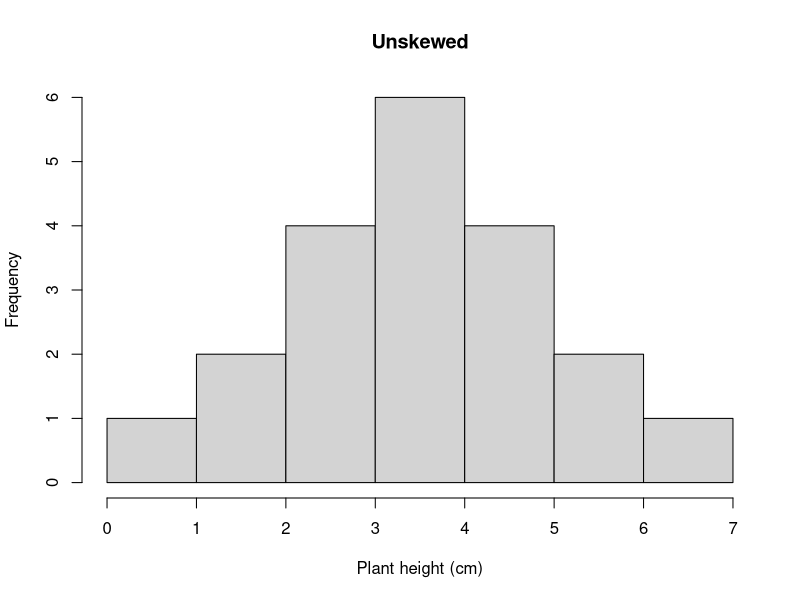
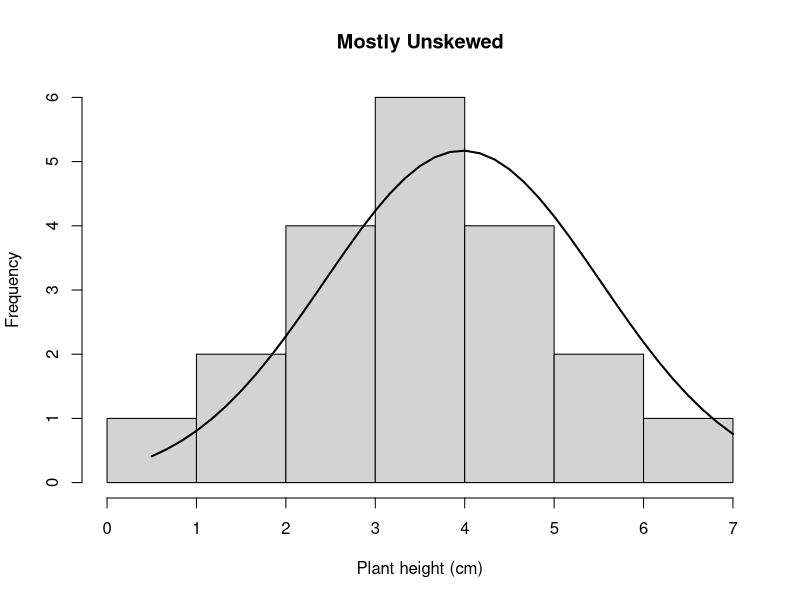
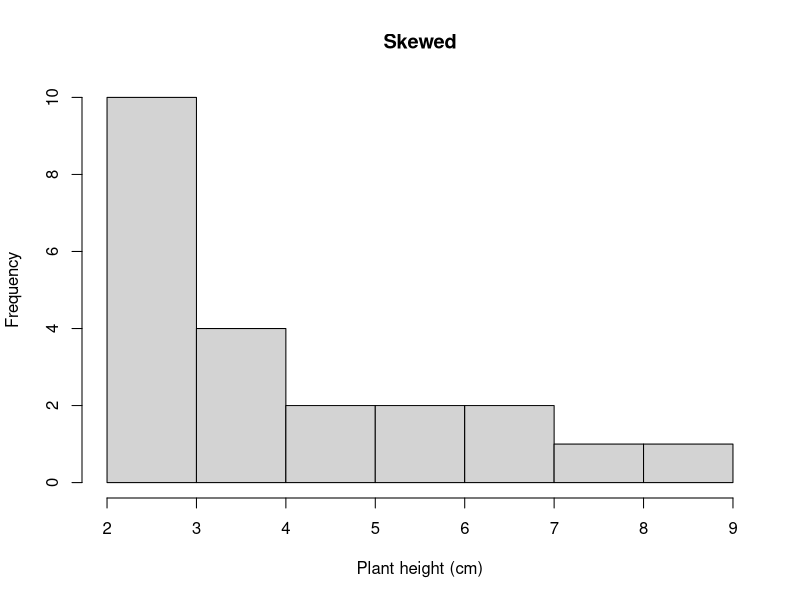
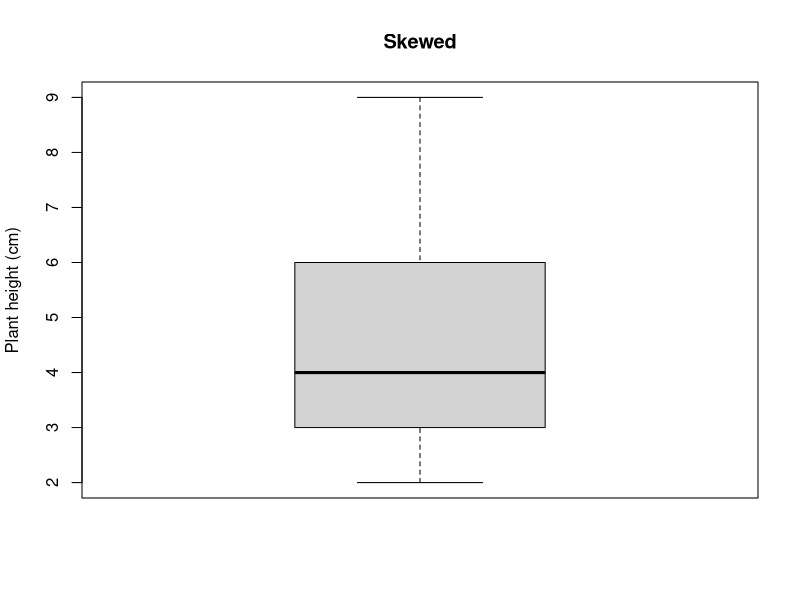
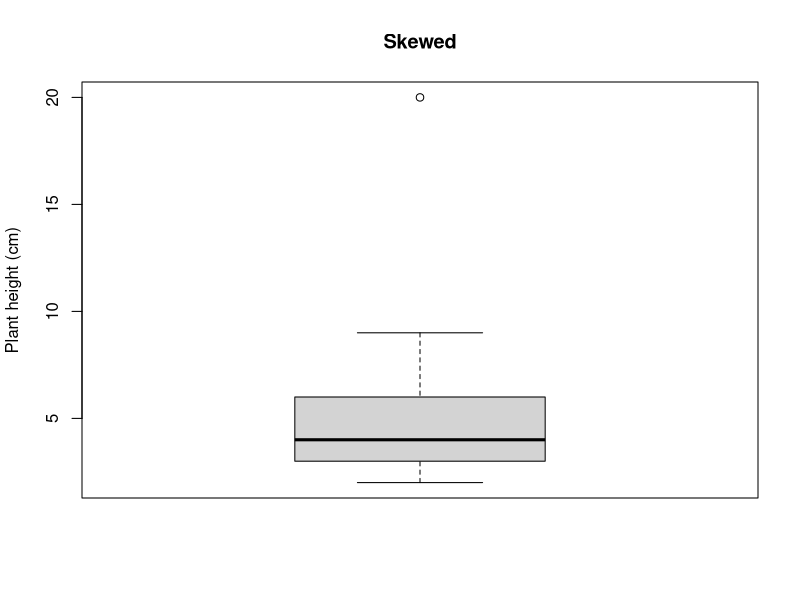

Write R code to recreate these figures, in order.
## ---- chunk 1
#create vector of heights (cm) of one population of A. subverticulata
sedonapopulation <- c(3, 3, 3, 3, 7, 8, 9)
#take the mean
mean(sedonapopulation)
#calculate variance
var(sedonapopulation)
#calculate standard deviation
sd(sedonapopulation)
#calculate standard error
#base r doesn't have this function
#so we have to write our own
std_error <- function(x) sd(x)/sqrt(length(x))
std_error(sedonapopulation)
## ---- chunk 2
sum = 3+3+3+3+7+8+9 #add all the numbers in the sample
n = length(sedonapopulation) #or you can just calculate the number of height measurements
mean = sum/n; mean #divide sum by number
## ---- chunk 3
#We determine how much each observation varies from the mean.
diffobs1 = mean - 3
diffobs2 = mean - 3
diffobs3 = mean - 3
diffobs4 = mean - 3
diffobs5 = mean - 7 
diffobs6 = mean - 8
diffobs7 = mean - 9 

#Then we square each of these. 
diffobj1_sq = diffobs1^2
diffobj2_sq = diffobs2^2
diffobj3_sq = diffobs3^2
diffobj4_sq = diffobs4^2
diffobj5_sq = diffobs5^2
diffobj6_sq = diffobs6^2
diffobj7_sq = diffobs7^2
## ---- chunk 4
#Then we add the differences up.
sumofsquares = sum(diffobj1_sq, diffobj2_sq, diffobj3_sq, diffobj4_sq, diffobj5_sq, diffobj6_sq, diffobj7_sq)
#Divide the sum of squares by n - 1.
variance = sumofsquares/(n-1); variance 
## ---- chunk 5
#an example of an unskewed population
sedona_unskewed <- c(1, 2, 3, 4, 5, 6, 7)
mean(sedona_unskewed)
median(sedona_unskewed)

#previous sedona population; skewed
sedonapopulation <- c(3, 3, 3, 3, 7, 8, 9)
mean(sedonapopulation)
median(sedonapopulation)
## ---- chunk 6
sedona_unskewed <- c(7, 2, 2, 3, 3, 3, 3, 6, 6, 5, 5, 5, 5, 4, 4, 4, 4, 4, 4, 0.5)
mean(sedona_unskewed)
median(sedona_unskewed)
#I'm renaming sedonapopulation, sedona_skewed for this example
sedona_skewed <- c(3, 3, 3, 3, 7, 3, 4, 5, 6, 3, 3, 3, 4, 4, 6, 7, 8, 9, 3, 4, 5, 2)
mean(sedona_skewed)
median(sedona_skewed)
## ---- chunk 7
hist(sedona_unskewed, main = "Unskewed", xlab = "Plant height (cm)", breaks=5)
## ---- chunk 8
h <- hist(sedona_unskewed, main = "Mostly Unskewed", xlab = "Plant height (cm)", breaks=5)

xfit <- seq(min(sedona_unskewed), max(sedona_unskewed), length = 40) 
yfit <- dnorm(xfit, mean = mean(sedona_unskewed), sd = sd(sedona_unskewed)) 
yfit <- yfit * diff(h$mids[1:2]) * length(sedona_unskewed) 

lines(xfit, yfit, col = "black", lwd = 2)
## ---- chunk 9
hist(sedona_skewed, main = "Skewed", xlab = "Plant height (cm)", breaks = 5)
## ---- chunk 10
boxplot(sedona_skewed, main="Skewed", ylab="Plant height (cm)")
## ---- chunk 11
#Let's add a plant height of 20.
sedona_skewed <- c(3, 3, 3, 3, 7, 3, 4, 5, 6, 3, 3, 3, 4, 4, 6, 7, 8, 9, 3, 4, 5, 2, 20)
boxplot(sedona_skewed, main="Skewed", ylab="Plant height (cm)")
